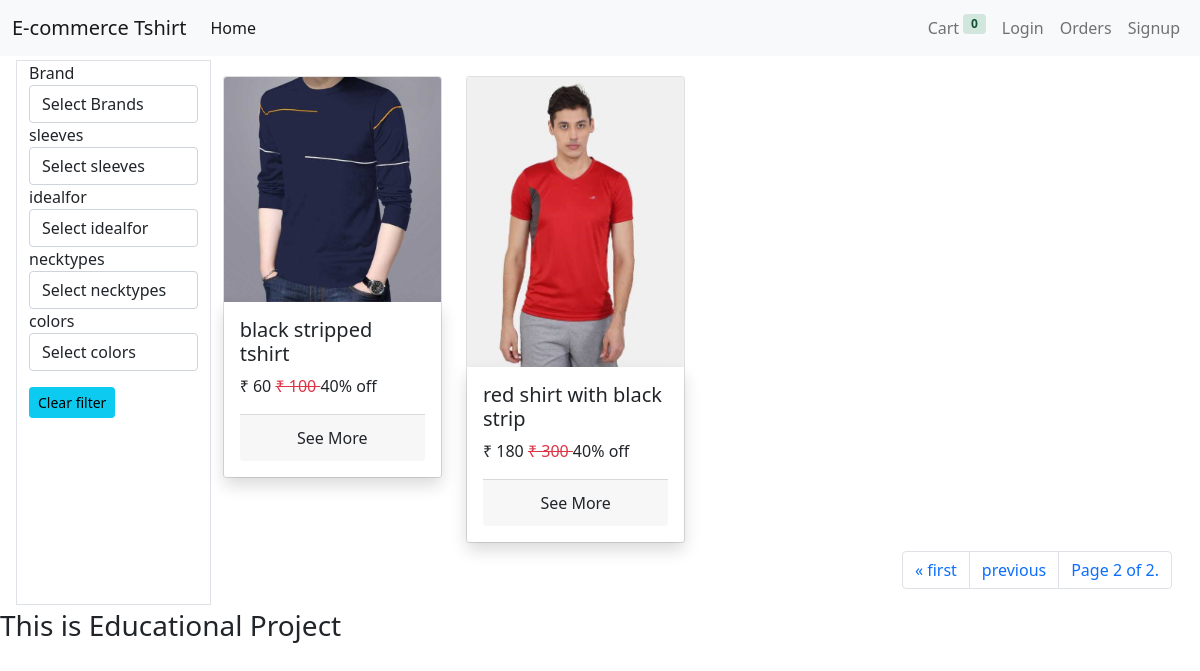
Screenshot of /?page=2 with the database file from the repository.
### store/models/tshirt.py (models this page shows, shortened)
class Tshirt(models.Model):
    name = models.CharField(max_length=50, null=False)
    slug = models.CharField(max_length=200,unique=True,default="")
    description = models.CharField(max_length=30, null=True)
    discount = models.IntegerField(default=0)
    image = models.ImageField(upload_to="upload/images", null=False)
    occasion = models.ForeignKey(Occasion, on_delete=models.CASCADE)
    sleeve = models.ForeignKey(Sleeve, on_delete=models.CASCADE)
    brand = models.ForeignKey(Brand, on_delete=models.CASCADE)
    color = models.ForeignKey(Color, on_delete=models.CASCADE)
    neck_type = models.ForeignKey(NeckType, on_delete=models.CASCADE)
    ideal_for = models.ForeignKey(IdealFor, on_delete=models.CASCADE)

### store/views/home.py (the view)
# urls.py: path('', home, name="home"),
def home(request):
    query=request.GET
    tshirts=[]
    tshirts = Tshirt.objects.all()
    brand = query.get('brand')
    neckType = query.get('necktype')
    color = query.get('color')
    idealFor = query.get('idealfor')
    sleeve = query.get('sleeve')
    page= query.get('page')
    if(page is None or page==''):
        page=1
    if brand != '' and brand is not None:
        tshirts = tshirts.filter(brand__slug=brand)
    if neckType != '' and neckType is not None:
        tshirts = tshirts.filter(neck_type__slug=neckType)
    if color != '' and color is not None:
        tshirts = tshirts.filter(color__slug=color)
    if sleeve != '' and sleeve is not None:
        tshirts = tshirts.filter(sleeve__slug=sleeve)
    if idealFor != '' and idealFor is not None:
        tshirts = tshirts.filter(ideal_for__slug=idealFor)
    occasions= Occasion.objects.all()
    brands = Brand.objects.all()
    sleeves= Sleeve.objects.all()
    idealfor=IdealFor.objects.all()
    necktypes= NeckType.objects.all()
    colors = Color.objects.all()
    paginator = Paginator(tshirts,4) # On one page 4 object(tshirts) you want to show
    page_object=paginator.get_page(page)  # get first page that contain 4 objects
    query = request.GET.copy()
    query['page'] = ""
    pageurl=urlencode(query)
    print(query)
    context = {
    'page_obj': page_object, # pass page object here
    'occasions':occasions,
    'brands':brands,
    'sleeves':sleeves,
    'idealfor':idealfor,
    'necktypes':necktypes,
    'colors':colors,
    'pageurl':pageurl
    }
    cart = request.session.get('cart')
    return render(request, 'store/home.html', context=context)

### store/templatetags/filter_tags.py (called while the page is built)
@register.simple_tag
def selected_attr(request_slug , slug):
    if request_slug == slug:
        return "selected"
    else:
        return ''

### store/templatetags/tshirt_tags.py (called while the page is built)
@register.filter
def rupee(number):
    return f"₹ {number}"

@register.simple_tag
def min_price(tshirt):
    size = tshirt.sizevarient_set.all().order_by('price').first()
    return size.price

@register.simple_tag
def sale_price(tshirt):
    min_p = min_price(tshirt)  # it gives minimum price
    tshirt.after_discount = m.floor(min_p - (min_p*tshirt.discount/100))
    return tshirt.after_discount

### store/templates/store/home.html (shortened to what this page needs)
{% extends "./base.html" %}
{% load tshirt_tags %}
{% load filter_tags %}
{% load static %}
{% block content %}
<div class="container-fluid">
    <div class="row m-1">
        <div class="col-2 border">
            <form id="filterform" action="/" method="GET">
                <div>
                    <div class="form-group">
                        <label for="brand">Brand</label>
                        <select onchange="submitForm()" name="brand" class="form-control" id="brands">
                            <option value="">Select Brands</option>
                        </select>
                    </div>
                    <div class="form-group">
                        <label for="sleeves">sleeves</label>
                        <select onchange="submitForm()" name="sleeve" class="form-control" id="sleeves">
                            <option value="">Select sleeves</option>
                        </select>
                    </div>
                    <div class="form-group">
                        <label for="idealfor">idealfor</label>
                        <select onchange="submitForm()" name="idealfor" class="form-control" id="idealfor">
                            <option value="">Select idealfor</option>
                        </select>
                    </div>
                    <div class="form-group">
                        <label for="necktypes">necktypes</label>
                        <select onchange="submitForm()" name="necktype" class="form-control" id="necktypes">
                            <option value="">Select necktypes</option>
                        </select>
                    </div>
                    <div class="form-group">
                        <label for="colors">colors</label>
                        <select onchange="submitForm()" name="color" class="form-control" id="colors">
                            <option value="">Select colors</option>
                        </select>
                    </div>
                    <a href="/" class="btn btn-info btn-sm mt-3">Clear filter</a>
                </div>
            </form>
        </div>
        <div class="col">
            <div class="row">
                {% for tshirt in page_obj %}
                <div class="col-3 ">
                    <div class="card mt-3 ml-2">
                        <img class="card-img-top" src="{{tshirt.image.url}}" alt="Card image cap">
                        <div class="card-body shadow">
                            <h5 class="card-title"> {{ tshirt.name |lower}}</h5>
                            <span> {% sale_price tshirt as sale %}
                                {{sale | rupee}}
                            </span>
                            <span class="text-danger"> <del>{% min_price tshirt as minprice %}
                                    {{minprice|rupee}}
                                </del> </span>
                            <span>{{tshirt.discount}}% off</span>
                            <div class="card-footer p-1 text-center mt-3">
                                <a href="/product/{{tshirt.slug}}" class="btn  ">See More</a>
                            </div>
                        </div>
                    </div>
                </div>
                {% endfor %}
<div>
    <nav aria-label="Page navigation" class="mt-2">
        <ul class="pagination justify-content-end">
          {% if page_obj.has_previous %}
          <li class="page-item"><a class="page-link" href="?{{pageurl}}1">&laquo; first</a></li>
          <li class="page-item">
            <a class="page-link" href="?{{pageurl}}{{ page_obj.previous_page_number }}">previous</a>
          </li>
          {% endif %}
          <li class="page-item">
            <a class="page-link" href="">Page {{ page_obj.number }} of {{ page_obj.paginator.num_pages }}.</a>
          </li>
        </ul>
      </nav>
</div>
            </div>
        </div>
    </div>
</div>
<h3>This is Educational Project </h3>
{% endblock content%}

### rows the page displays
Tshirt: image (picture), name "black stripped tshirt", sale "₹ 60", minprice "₹ 100", discount "40"
Tshirt: image (picture), name "red shirt with black strip", sale "₹ 180", minprice "₹ 300", discount "40"

### other values shown
{{ request.session.cart|length }} "0"
{{ page_obj.number }} "2"
{{ page_obj.paginator.num_pages }} "2"
